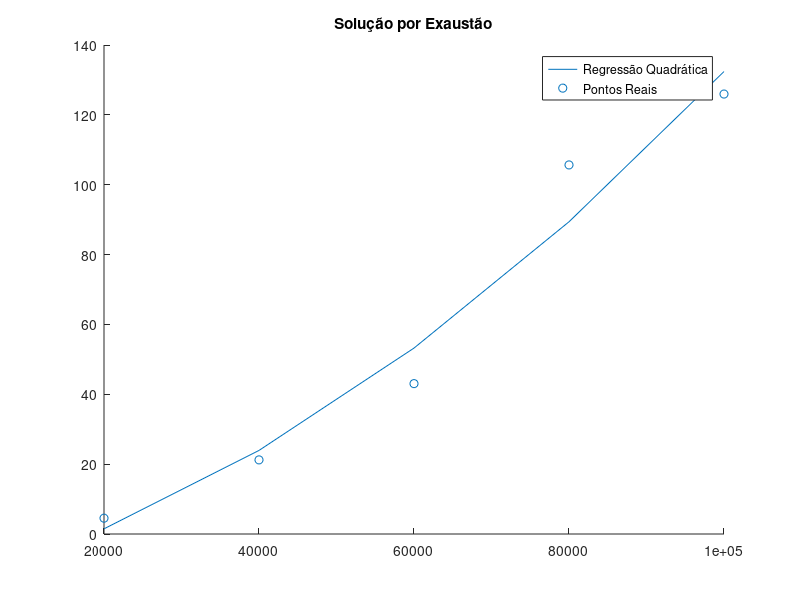

The MATLAB source for this figure:
x = [20000 40000 60000 80000 100000];
y = [4.530172657966614 21.221055650711058 43.0513578414917 105.66545600891114 125.95995230674744];

p = polyfit(x,y,2);
yfit = polyval(p,x);

% yfitt =  p(1) * x*x + p(2) * x + p(3);

hold on
plot(x,yfit)
scatter(x,y)

title('Solução por Exaustão')
legend('Regressão Quadrática', 'Pontos Reais')
hold off 